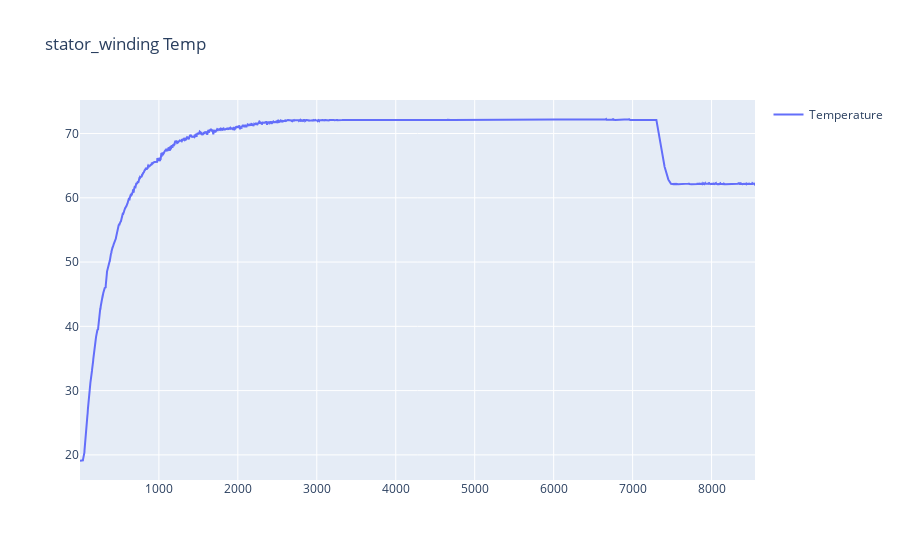

The notebook cell saved with this chart:
### Code cell
### Visualize data
fig = go.Figure()
fig.add_trace(go.Scatter(x=df['data_point'], y=df['stator_winding'], name='Temperature'))
fig.update_layout(showlegend=True, title='stator_winding Temp')
fig.show()

### Figure 1 — Plotly figure (JSON) as saved in the notebook; plotly's stock layout.template omitted (floating-point values rounded to 4 significant figures; data arrays with more than 128 entries replaced by an {"elided": "..."} marker saying what was removed)
{"data": [{"name": "Temperature", "type": "scatter", "x": {"elided": "8550 int values"}, "y": {"elided": "8550 float values"}}], "layout": {"showlegend": true, "title": {"text": "stator_winding Temp"}}}
